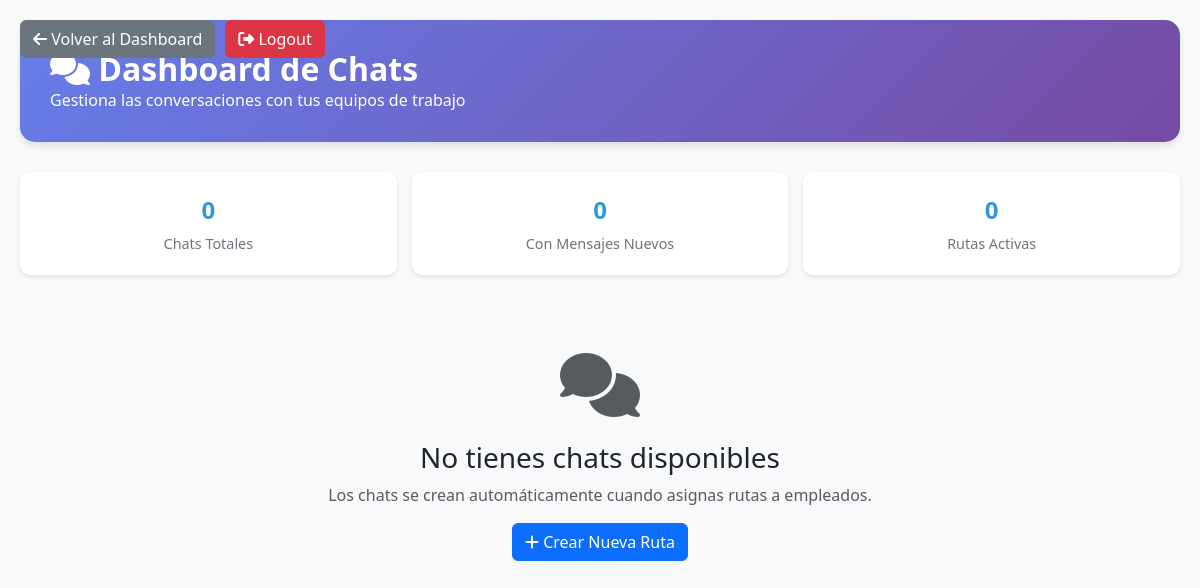
Page /accounts/chat_dashboard/ (signed in) on the earlier database version.
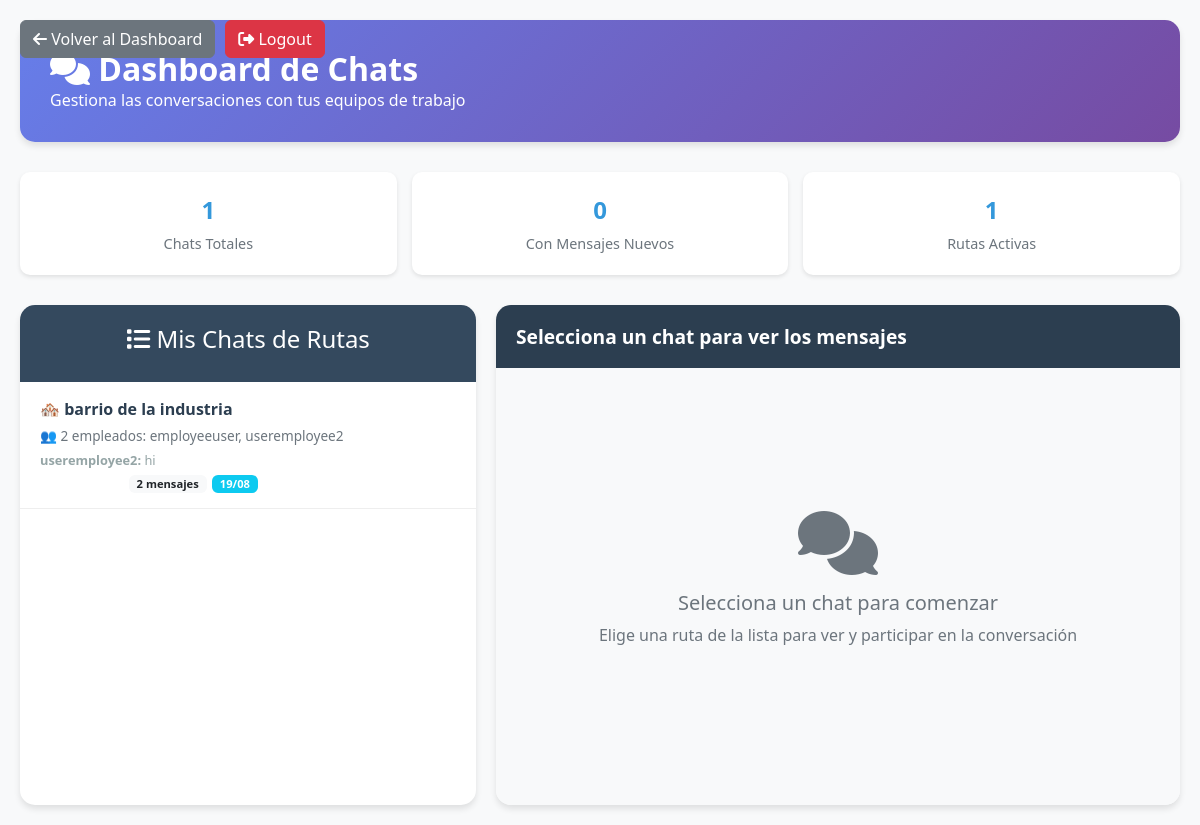
Same page on the later database version.
### core/models.py (models this page shows, shortened)
class ConfiguracionRuta(models.Model):
    ESTADO_CHOICES = [
        ('pendiente', 'Pendiente'),
        ('activa', 'Activa'),
        ('completada', 'Completada'),
        ('cancelada', 'Cancelada'),
    ]
    colonia = models.ForeignKey(ColoniaProcesada, on_delete=models.CASCADE, related_name='configuraciones_rutas')
    empleados_asignados = models.ManyToManyField(settings.AUTH_USER_MODEL, related_name='rutas_asignadas', limit_choices_to={'role': 'employee'})
    informacion_empleados = models.JSONField(null=True, blank=True)  # Información detallada de empleados
    fecha_creacion = models.DateTimeField(auto_now_add=True)
    estado = models.CharField(max_length=20, choices=ESTADO_CHOICES, default='pendiente')
    notas = models.TextField(blank=True, null=True)
    datos_ruta = models.JSONField(null=True, blank=True)  # Para guardar información específica de la ruta
    mapa_calculado = models.JSONField(null=True, blank=True)  # Datos del mapa con rutas calculadas
    mapa_html = models.TextField(null=True, blank=True)  # HTML completo del mapa para renderizar
    chat_asignado = models.CharField(max_length=255, blank=True, null=True)  # ID o referencia del chat
    tiempo_calculado = models.DurationField(null=True, blank=True)  # Tiempo estimado de la ruta
    creado_por = models.ForeignKey(settings.AUTH_USER_MODEL, on_delete=models.CASCADE, related_name='rutas_creadas')
    tiempo_de_asignacion = models.DateTimeField(auto_now_add=True)  # Cuándo se asignó la ruta
    class Meta:
        verbose_name = "Configuración de Ruta"
        verbose_name_plural = "Configuraciones de Rutas"
        ordering = ['-fecha_creacion']

class ColoniaProcesada(models.Model):
    nombre = models.CharField(max_length=255, unique=True)
    nombre_normalizado = models.CharField(max_length=255, unique=True)
    imagen = models.ImageField(upload_to='colonias/imagenes/', storage=StaticMediaStorage(), null=True, blank=True)
    poligono_geojson = models.JSONField(null=True, blank=True)
    datos_json = models.JSONField(null=True, blank=True)
    configuracion = models.JSONField(null=True, blank=True)
    fecha_creacion = models.DateTimeField(auto_now_add=True)
    fecha_modificacion = models.DateTimeField(auto_now=True)
    creado_por = models.ForeignKey(settings.AUTH_USER_MODEL, on_delete=models.CASCADE, related_name='colonias_creadas')
    class Meta:
        verbose_name = "Colonia Procesada"
        verbose_name_plural = "Colonias Procesadas"
        ordering = ['-fecha_creacion']

class ChatMessage(models.Model):
    TIPO_MENSAJE_CHOICES = [
        ('texto', 'Mensaje de Texto'),
        ('sistema', 'Mensaje del Sistema'),
        ('ubicacion', 'Compartir Ubicación'),
        ('rapido', 'Mensaje Rápido'),
    ]
    configuracion_ruta = models.ForeignKey(
        ConfiguracionRuta,
        on_delete=models.CASCADE,
        related_name='mensajes_chat'
    )
    usuario = models.ForeignKey(
        settings.AUTH_USER_MODEL,
        on_delete=models.CASCADE,
        related_name='mensajes_enviados'
    )
    contenido = models.TextField()
    timestamp = models.DateTimeField(auto_now_add=True)
    tipo_mensaje = models.CharField(max_length=20, choices=TIPO_MENSAJE_CHOICES, default='texto')
    es_leido = models.BooleanField(default=False)
    mensaje_padre = models.ForeignKey(
        'self',
        on_delete=models.CASCADE,
        null=True,
        blank=True,
        related_name='respuestas'
    )
    metadatos = models.JSONField(null=True, blank=True)  # Para coordenadas, etc.
    class Meta:
        verbose_name = "Mensaje de Chat"
        verbose_name_plural = "Mensajes de Chat"
        ordering = ['timestamp']

### accounts/models.py (models this page shows, shortened)
class User(AbstractUser):
    ROLE_CHOICES = [
        ('admin', 'Admin'),
        ('staff', 'Staff'),
        ('employee', 'Employee'),
        ('researcher', 'Researcher'),
    ]
    role = models.CharField(max_length=20, choices=ROLE_CHOICES, default='employee')

### accounts/views.py (the view)
# urls.py: path('chat_dashboard/', chat_dashboard, name='chat_dashboard'),
@login_required
def chat_dashboard(request):
    if request.user.role != 'staff':
        return HttpResponseForbidden('Acceso denegado: No eres staff.')
    from core.models import ConfiguracionRuta, ChatMessage, ChatParticipant
    from django.db.models import Count, Max
    rutas_con_chat = ConfiguracionRuta.objects.filter(
        creado_por=request.user
    ).select_related('colonia').prefetch_related('empleados_asignados', 'participantes_chat').annotate(
        total_mensajes=Count('mensajes_chat'),
        ultimo_mensaje=Max('mensajes_chat__timestamp')
    ).order_by('-ultimo_mensaje', '-fecha_creacion')
    print(f"🔍 Usuario staff: {request.user.username}")
    print(f"🔍 Rutas encontradas: {rutas_con_chat.count()}")
    chats_data = []
    for ruta in rutas_con_chat:
        print(f"🔍 Procesando ruta: {ruta.id} - {ruta.colonia.nombre}")
        ultimo_mensaje = ChatMessage.objects.filter(
            configuracion_ruta=ruta
        ).select_related('usuario').order_by('-timestamp').first()
        try:
            participante_staff = ChatParticipant.objects.get(
                configuracion_ruta=ruta,
                usuario=request.user
            )
            mensajes_no_leidos = participante_staff.get_mensajes_no_leidos()
        except ChatParticipant.DoesNotExist:
            mensajes_no_leidos = 0
        empleados_info = [
            {
                'username': emp.username,
                'email': emp.email
            }
            for emp in ruta.empleados_asignados.all()
        ]
        chat_info = {
            'ruta': ruta,
            'colonia_nombre': ruta.colonia.nombre,
            'empleados': empleados_info,
            'empleados_count': ruta.empleados_asignados.count(),
            'total_mensajes': ruta.total_mensajes,
            'mensajes_no_leidos': mensajes_no_leidos,
            'ultimo_mensaje': ultimo_mensaje,
            'estado': ruta.estado,
            'fecha_creacion': ruta.fecha_creacion,
            'chat_id': ruta.chat_asignado
        }
        chats_data.append(chat_info)
    if not rutas_con_chat.exists():
        print(f"⚠️ No se encontraron rutas para el usuario {request.user.username}")
        print(f"⚠️ Total de rutas en el sistema: {ConfiguracionRuta.objects.count()}")
        print(f"⚠️ Rutas creadas por otros usuarios: {ConfiguracionRuta.objects.exclude(creado_por=request.user).count()}")
    context = {
        'staff_user': request.user,
        'chats_data': chats_data,
        'total_chats': len(chats_data),
        'chats_con_mensajes_nuevos': len([c for c in chats_data if c['mensajes_no_leidos'] > 0]),
        'debug_info': {
            'total_rutas_sistema': ConfiguracionRuta.objects.count(),
            'rutas_usuario_actual': rutas_con_chat.count(),
            'total_mensajes_sistema': ChatMessage.objects.count(),
            'total_participantes_sistema': ChatParticipant.objects.count()
        }
    }
    return render(request, 'staff_chat_dashboard.html', context)

### core/models.py (called while the page is built)
    def get_mensajes_no_leidos(self):
        return ChatMessage.objects.filter(
            configuracion_ruta=self.configuracion_ruta,
            timestamp__gt=self.ultimo_visto
        ).exclude(usuario=self.usuario).count()

### accounts/templates/staff_chat_dashboard.html (shortened to what the changed rows need)
<!DOCTYPE html>
<html lang="es">
<head>
    <link href="https://cdn.jsdelivr.net/npm/bootstrap@5.3.0/dist/css/bootstrap.min.css" rel="stylesheet">
    <link href="https://cdnjs.cloudflare.com/ajax/libs/font-awesome/6.4.0/css/all.min.css" rel="stylesheet">
</head>
<body>
    <div class="chat-dashboard-container">
        <div class="main-header">
            <h1><i class="fas fa-comments"></i> Dashboard de Chats</h1>
        </div>
        <div class="stats-cards">
            <div class="stat-card">
                <div class="stat-number">{{ total_chats }}</div>
                <div class="stat-label">Chats Totales</div>
            </div>
            <div class="stat-card">
                <div class="stat-number">{{ chats_data|length }}</div>
                <div class="stat-label">Rutas Activas</div>
            </div>
        </div>
        {% if chats_data %}
        <div class="chats-grid">
            <div class="chats-list">
                <div class="chats-header">
                    <h4><i class="fas fa-list"></i> Mis Chats de Rutas</h4>
                </div>
                <div class="chats-content">
                    {% for chat in chats_data %}
                    <div class="chat-item"
                         data-ruta-id="{{ chat.ruta.id }}"
                         data-colonia="{{ chat.colonia_nombre }}">
                        <div class="chat-title">
                            🏘️ {{ chat.colonia_nombre }}
                        </div>
                        <div class="chat-subtitle">
                            👥 {{ chat.empleados_count }} empleado{{ chat.empleados_count|pluralize:"s" }}:
                            {% for emp in chat.empleados %}
                                {{ emp.username }}{% if not forloop.last %}, {% endif %}
                            {% endfor %}
                        </div>
                        {% if chat.ultimo_mensaje %}
                        <div class="chat-last-message">
                            <strong>{{ chat.ultimo_mensaje.usuario.username }}:</strong>
                            {{ chat.ultimo_mensaje.contenido|truncatechars:50 }}
                        </div>
                        {% endif %}
                        <div class="chat-badges">
                            <span class="badge bg-{{ chat.estado }}">{{ chat.estado|title }}</span>
                            <span class="badge bg-light text-dark">{{ chat.total_mensajes }} mensaje{{ chat.total_mensajes|pluralize:"s" }}</span>
                            <span class="badge bg-info">{{ chat.fecha_creacion|date:"d/m" }}</span>
                        </div>
                    </div>
                    {% endfor %}
                </div>
            </div>
            <div class="chat-detail">
                <div class="chat-detail-header">
                    <h4 class="chat-detail-title" id="chatDetailTitle">
                        Selecciona un chat para ver los mensajes
                    </h4>
                </div>
                <div class="chat-messages-container" id="chatMessagesContainer">
                    <div class="empty-state">
                        <i class="fas fa-comments fa-4x mb-3"></i>
                        <h5>Selecciona un chat para comenzar</h5>
                        <p>Elige una ruta de la lista para ver y participar en la conversación</p>
                    </div>
                </div>
            </div>
        </div>
        {% else %}
        <div class="text-center py-5">
            <i class="fas fa-comments fa-4x text-muted mb-4"></i>
            <h3>No tienes chats disponibles</h3>
            <p class="text-muted">Los chats se crean automáticamente cuando asignas rutas a empleados.</p>
            <a href="{% url 'staff_dashboard' %}" class="btn btn-primary">
                <i class="fas fa-plus"></i> Crear Nueva Ruta
            </a>
        </div>
        {% endif %}
    </div>
</body>
</html>

Differences in the rows shown:
added ConfiguracionRuta: colonia_nombre "barrio de la industria", empleados_count "2", ultimo_mensaje.usuario.username "useremployee2", ultimo_mensaje.contenido "hi", total_mensajes "2", fecha_creacion "19/08"
now on this page (row unchanged): User: username "employeeuser"
now on this page (row edited): User: username "useremployee2"
Other differences:
{{ total_chats }}: "0" → "1"
{{ chats_data|length }}: "0" → "1"
text no longer shown: "No tienes chats disponibles Los chats se crean automáticamente cuando asignas rutas a empleados. Crear Nueva Ruta"
text now shown: "Mis Chats de Rutas Selecciona un chat para ver los mensajes Selecciona un chat para comenzar Elige una ruta de la lista para ver y participar en la conversación"
